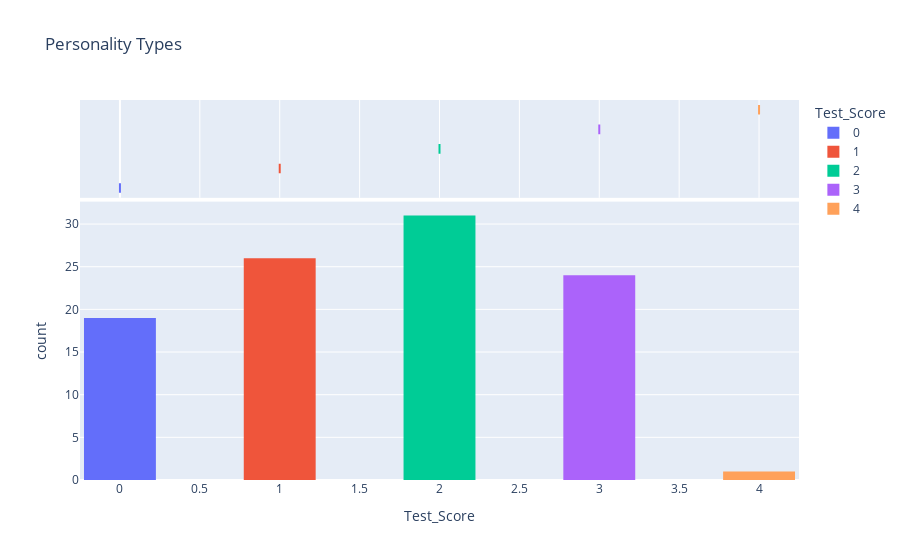

This figure's notebook cell:
### Markdown cell above
The highest personality test across the participants was Gold one

### Code cell
fig = px.histogram(data,
                x = "Test_Score",
                nbins = 20,
                marginal = "box",
                color = "Test_Score",
                title='Personality Types')

fig.update_layout(bargap=0.1)
fig.show()

### Figure 1 — Plotly figure (JSON) as saved in the notebook; plotly's stock layout.template omitted (floating-point values rounded to 4 significant figures)
{"data": [{"alignmentgroup": "True", "bingroup": "x", "hovertemplate": "Test_Score=%{x}<br>count=%{y}<extra></extra>", "legendgroup": "0", "marker": {"color": "#636efa", "pattern": {"shape": ""}}, "name": "0", "nbinsx": 20, "offsetgroup": "0", "orientation": "v", "showlegend": true, "type": "histogram", "x": [0, 0, 0, 0, 0, 0, 0, 0, 0, 0, 0, 0, 0, 0, 0, 0, 0, 0, 0], "xaxis": "x", "yaxis": "y"}, {"alignmentgroup": "True", "hovertemplate": "Test_Score=%{x}<extra></extra>", "legendgroup": "0", "marker": {"color": "#636efa"}, "name": "0", "notched": true, "offsetgroup": "0", "showlegend": false, "type": "box", "x": [0, 0, 0, 0, 0, 0, 0, 0, 0, 0, 0, 0, 0, 0, 0, 0, 0, 0, 0], "xaxis": "x2", "yaxis": "y2"}, {"alignmentgroup": "True", "bingroup": "x", "hovertemplate": "Test_Score=%{x}<br>count=%{y}<extra></extra>", "legendgroup": "1", "marker": {"color": "#EF553B", "pattern": {"shape": ""}}, "name": "1", "nbinsx": 20, "offsetgroup": "1", "orientation": "v", "showlegend": true, "type": "histogram", "x": [1, 1, 1, 1, 1, 1, 1, 1, 1, 1, 1, 1, 1, 1, 1, 1, 1, 1, 1, 1, 1, 1, 1, 1, 1, 1], "xaxis": "x", "yaxis": "y"}, {"alignmentgroup": "True", "hovertemplate": "Test_Score=%{x}<extra></extra>", "legendgroup": "1", "marker": {"color": "#EF553B"}, "name": "1", "notched": true, "offsetgroup": "1", "showlegend": false, "type": "box", "x": [1, 1, 1, 1, 1, 1, 1, 1, 1, 1, 1, 1, 1, 1, 1, 1, 1, 1, 1, 1, 1, 1, 1, 1, 1, 1], "xaxis": "x2", "yaxis": "y2"}, {"alignmentgroup": "True", "bingroup": "x", "hovertemplate": "Test_Score=%{x}<br>count=%{y}<extra></extra>", "legendgroup": "2", "marker": {"color": "#00cc96", "pattern": {"shape": ""}}, "name": "2", "nbinsx": 20, "offsetgroup": "2", "orientation": "v", "showlegend": true, "type": "histogram", "x": [2, 2, 2, 2, 2, 2, 2, 2, 2, 2, 2, 2, 2, 2, 2, 2, 2, 2, 2, 2, 2, 2, 2, 2, 2, 2, 2, 2, 2, 2, 2], "xaxis": "x", "yaxis": "y"}, {"alignmentgroup": "True", "hovertemplate": "Test_Score=%{x}<extra></extra>", "legendgroup": "2", "marker": {"color": "#00cc96"}, "name": "2", "notched": true, "offsetgroup": "2", "showlegend": false, "type": "box", "x": [2, 2, 2, 2, 2, 2, 2, 2, 2, 2, 2, 2, 2, 2, 2, 2, 2, 2, 2, 2, 2, 2, 2, 2, 2, 2, 2, 2, 2, 2, 2], "xaxis": "x2", "yaxis": "y2"}, {"alignmentgroup": "True", "bingroup": "x", "hovertemplate": "Test_Score=%{x}<br>count=%{y}<extra></extra>", "legendgroup": "3", "marker": {"color": "#ab63fa", "pattern": {"shape": ""}}, "name": "3", "nbinsx": 20, "offsetgroup": "3", "orientation": "v", "showlegend": true, "type": "histogram", "x": [3, 3, 3, 3, 3, 3, 3, 3, 3, 3, 3, 3, 3, 3, 3, 3, 3, 3, 3, 3, 3, 3, 3, 3], "xaxis": "x", "yaxis": "y"}, {"alignmentgroup": "True", "hovertemplate": "Test_Score=%{x}<extra></extra>", "legendgroup": "3", "marker": {"color": "#ab63fa"}, "name": "3", "notched": true, "offsetgroup": "3", "showlegend": false, "type": "box", "x": [3, 3, 3, 3, 3, 3, 3, 3, 3, 3, 3, 3, 3, 3, 3, 3, 3, 3, 3, 3, 3, 3, 3, 3], "xaxis": "x2", "yaxis": "y2"}, {"alignmentgroup": "True", "bingroup": "x", "hovertemplate": "Test_Score=%{x}<br>count=%{y}<extra></extra>", "legendgroup": "4", "marker": {"color": "#FFA15A", "pattern": {"shape": ""}}, "name": "4", "nbinsx": 20, "offsetgroup": "4", "orientation": "v", "showlegend": true, "type": "histogram", "x": [4], "xaxis": "x", "yaxis": "y"}, {"alignmentgroup": "True", "hovertemplate": "Test_Score=%{x}<extra></extra>", "legendgroup": "4", "marker": {"color": "#FFA15A"}, "name": "4", "notched": true, "offsetgroup": "4", "showlegend": false, "type": "box", "x": [4], "xaxis": "x2", "yaxis": "y2"}], "layout": {"bargap": 0.1, "barmode": "relative", "legend": {"title": {"text": "Test_Score"}, "tracegroupgap": 0}, "title": {"text": "Personality Types"}, "xaxis": {"anchor": "y", "categoryarray": [0, 1, 2, 3, 4], "categoryorder": "array", "domain": [0, 1], "title": {"text": "Test_Score"}}, "xaxis2": {"anchor": "y2", "domain": [0, 1], "matches": "x", "showgrid": true, "showticklabels": false}, "yaxis": {"anchor": "x", "domain": [0, 0.7326], "title": {"text": "count"}}, "yaxis2": {"anchor": "x2", "domain": [0.7426, 1], "matches": "y2", "showgrid": false, "showline": false, "showticklabels": false, "ticks": ""}}}
